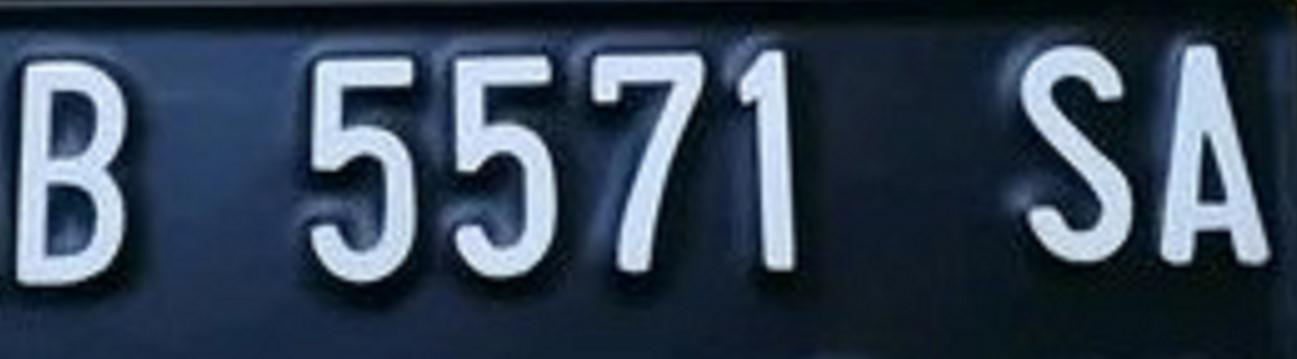
#> input picture midterm/dummy/B5571SA_PNG.rf.1886d7f87e9c5f4e9eb170e1c04656c6.jpg, 1297 x 359 px
$ jupyter execute --allow-errors kmeans1.ipynb   (shell and % lines are left out)
#> lines starting #> are read from the running program, lines starting #| are printed output that depends on the picture
[cell 1]
import numpy as np
from skimage import io, img_as_float
from mpl_toolkits.mplot3d import Axes3D
import matplotlib.pyplot as plt

[cell 2]
def print_distortion_distance(cluster_prototypes, points_by_label, k):
    distances = np.zeros((k,))

    for k_i in range(k):
        if (points_by_label[k_i] is not None):
            distances[k_i] += np.linalg.norm(points_by_label[k_i] - cluster_prototypes[k_i], axis=1).sum()
        else:
            distances[k_i] = -1

    print('Distortion Distances:')
    print(distances)


def k_means_clustering(image_vectors, k, num_iterations):
    # Create corresponding label array (Initialize with Label: -1)
    labels = np.full((image_vectors.shape[0],), -1)

    # Assign Initial Cluster Prototypes
    cluster_prototypes = np.random.rand(k, 3)

    # Iteration Loop
    for i in range(num_iterations):
        print('Iteration: ' + str(i + 1))
        points_by_label = [None for k_i in range(k)]

        # Label them via closest point
        for rgb_i, rgb in enumerate(image_vectors):
            # [rgb, rgb, rgb, rgb, ...]
            rgb_row = np.repeat(rgb, k).reshape(3, k).T

            # Find the Closest Label via L2 Norm
            closest_label = np.argmin(np.linalg.norm(rgb_row - cluster_prototypes, axis=1))
            labels[rgb_i] = closest_label

            if (points_by_label[closest_label] is None):
                points_by_label[closest_label] = []

            points_by_label[closest_label].append(rgb)

        # Optimize Cluster Prototypes (Center of Mass of Cluster)
        for k_i in range(k):
            if (points_by_label[k_i] is not None):
                new_cluster_prototype = np.asarray(points_by_label[k_i]).sum(axis=0) / len(points_by_label[k_i])
                cluster_prototypes[k_i] = new_cluster_prototype

        # Find Current Distortion Distances
        print_distortion_distance(cluster_prototypes, points_by_label, k)

    return (labels, cluster_prototypes)


def plot_pixels(data, title, colors=None, N=10000):
    if colors is None:
        colors = data

    # choose a random subset
    rng = np.random.RandomState(0)
    i = rng.permutation(data.shape[0])[:N]
    colors = colors[i]
    R, G, B = data[i].T

    fig, ax = plt.subplots(1, 2, figsize=(8, 4))
    ax[0].scatter(R, G, color=colors, marker='.')
    ax[0].set(xlabel='Red', ylabel='Green', xlim=(0, 1), ylim=(0, 1))

    ax[1].scatter(R, B, color=colors, marker='.')
    ax[1].set(xlabel='Red', ylabel='Blue', xlim=(0, 1), ylim=(0, 1))

    fig.suptitle(title, size=14)

[cell 3]
image = io.imread('dummy/B5571SA_PNG.rf.1886d7f87e9c5f4e9eb170e1c04656c6.jpg')[:, :, :3]  # Always read it as RGB (ignoring the Alpha)
#> image is the input picture: shape (359, 1297, 3); mean R, G, B 51.8, 66.3, 83.8
image = img_as_float(image)
image_dimensions = image.shape
#> image_dimensions = (359, 1297, 3)

image_vectors = image.reshape(-1, image.shape[-1])


labels, color_centroids = k_means_clustering(image_vectors, k=2, num_iterations=2)
#> color_centroids = [[0.748, 0.814, 0.891], [0.0914, 0.146, 0.213]]

output_image = np.zeros(image_vectors.shape)
for i in range(output_image.shape[0]):
    output_image[i] = color_centroids[labels[i]]

output_image = output_image.reshape(image_dimensions)
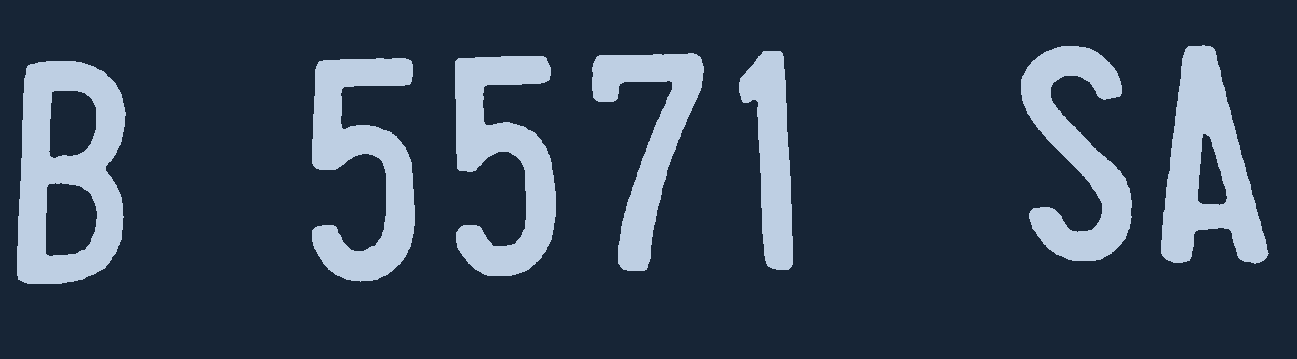
#> output_image: shape (359, 1297, 3) float64; mean of channels 0, 1, 2 0.203, 0.26, 0.329; drawn as R, G, B

fig, ax = plt.subplots(1, 2, figsize=(16, 6),
                       subplot_kw=dict(xticks=[], yticks=[]))
fig.subplots_adjust(wspace=0.05)
ax[0].imshow(image)
ax[0].set_title('Original Image', size=16)
ax[1].imshow(output_image)
ax[1].set_title('2-color Image', size=16)

#> (the rest of this cell did not finish here and is left out)
